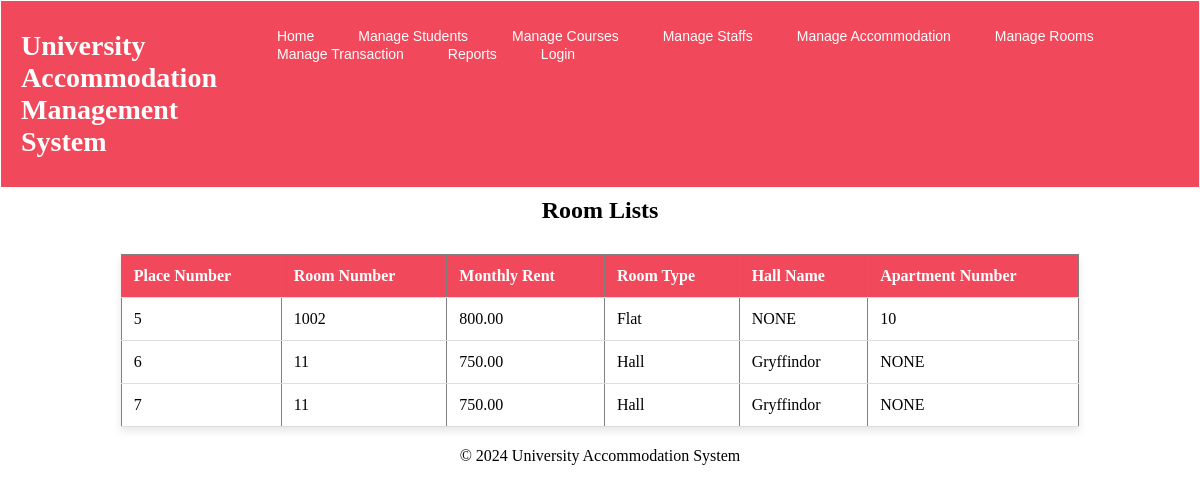
Screenshot of /pages/list_rooms.php with the database file from the repository.
### tables this page shows
CREATE TABLE `rooms` (
  `place_number` int(11) NOT NULL,
  `room_number` varchar(10) DEFAULT NULL,
  `monthly_rent` decimal(10,2) DEFAULT NULL,
  `room_type` enum('Hall','Flat') DEFAULT NULL,
  `hall_id` int(11) DEFAULT NULL,
  `flat_id` int(11) DEFAULT NULL
);

CREATE TABLE `halls_of_residence` (
  `hall_id` int(11) NOT NULL,
  `name` varchar(100) DEFAULT NULL,
  `address` text DEFAULT NULL,
  `phone_no` varchar(15) DEFAULT NULL,
  `staff_id` int(11) DEFAULT NULL
);

CREATE TABLE `student_flats` (
  `flat_id` int(11) NOT NULL,
  `apartment_number` varchar(50) DEFAULT NULL,
  `address` text DEFAULT NULL,
  `total_bedrooms` int(11) DEFAULT NULL
);

### pages/list_rooms.php (the view, shortened to what this page needs)
<?php
include '../includes/db_connect.php';
include '../includes/header.php';
?>
<!DOCTYPE html>
<html lang="en">
<head>
    <link rel="stylesheet" href="assets/styles.css">
</head>
<body>
<h2>Room Lists</h2>
<table border="1">
    <tr>
        <th>Place Number</th>
        <th>Room Number</th>
        <th>Monthly Rent</th>
        <th>Room Type</th>
        <th>Hall Name</th>
        <th>Apartment Number</th>
    </tr>
    <?php
    $sql = "SELECT r.place_number, r.room_number, r.monthly_rent,
            r.room_type, hr.name AS hall_id, sf.apartment_number AS flat_id
            FROM ((rooms r
            JOIN halls_of_residence hr ON r.hall_id = hr.hall_id)
            JOIN student_flats sf ON r.flat_id = sf.flat_id)";
    $result = $conn->query($sql);
    if ($result->num_rows > 0) {
        while ($row = $result->fetch_assoc()){
            echo "
                <tr>
                    <td>" . $row['place_number'] . "</td>
                    <td>" . $row['room_number'] . "</td>
                    <td>" . $row['monthly_rent'] . "</td>
                    <td>" . $row['room_type'] . "</td>
                    <td>" . $row['hall_id'] . "</td>
                    <td>" . $row['flat_id'] . "</td>
                </tr>
            ";
        }
    } else {
        echo "<tr><td colspan='9'>No rooms found</td></tr>";
    }
    ?>
</table>
<?php include '../includes/footer.php'; ?>
</body>
</html>

### assets/styles.css (style rules this page uses)
body { margin: 1px; }
h3, h2, h4 { margin: 0; padding: 10px 20px; color: white; font-weight: bold; text-align: center; color: black; }
table { width: 80%; margin: 20px auto; border-collapse: collapse; background-color: white; box-shadow: 0 4px 8px rgba(0, 0, 0, 0.1); }
th, td { padding: 12px; text-align: left; border-bottom: 1px solid #ddd; }
th { background-color: #f1485b; color: white; }

### rows the page displays
rooms: place_number "5", room_number "1002", monthly_rent "800.00", room_type "Flat", hall.name "NONE", flat.apartment_number "10"
rooms: place_number "6", room_number "11", monthly_rent "750.00", room_type "Hall", hall.name "Gryffindor", flat.apartment_number "NONE"
rooms: place_number "7", room_number "11", monthly_rent "750.00", room_type "Hall", hall.name "Gryffindor", flat.apartment_number "NONE"
